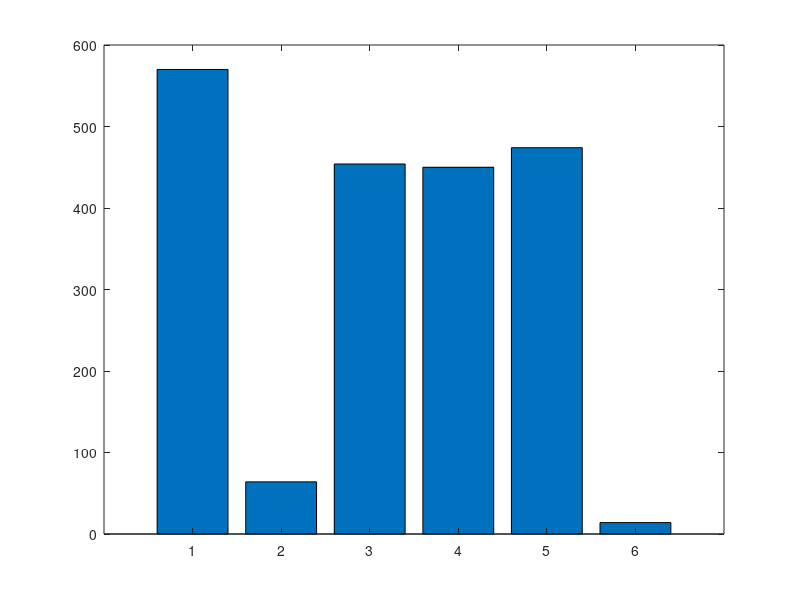

MATLAB code for this plot: (Note: this script raises an error after producing the figure.)
%% Loading data

% 1. Go to Home > Import Data
% 2. Select delimited, variable type: cell
% 3. Save to mat file: save('data_x.mat','data')

load data.mat
dataset=dataset3;
N = size(dataset,2);
% Get rid of half data points at the end
if mod(N,7)
    if ~mod(N-1,7)
        dataset(:,N) = [];
        N = N-1;
    elseif ~mod(N-2,7)
        dataset(:,N-1:N) = [];
        N = N-2;
    elseif ~mod(N-3,7)
        dataset(:,N-2:N) = [];
        N = N-3;
    elseif ~mod(N-4,7)
        dataset(:,N-3:N) = [];
        N = N-4;
    elseif ~mod(N-5,7)
        dataset(:,N-4:N) = [];
        N = N-5;
    elseif ~mod(N-6,7)
        dataset(:,N-5:N) = [];
        N = N-6;
    end
end

% Parse through data and separate each table element into a vector
c=0;
for ii = 1:7:N
    c = c+1;
    freq(c) = str2double(dataset{2,ii});
end
c=0;
for ii = 2:7:N
    c = c+1;
    unit = dataset{2,ii};
    if strcmp(unit,'GHz')
        freq(c) = freq(c)*1e9;
    else
        fprintf('New frequency! count: %d\n',c)
    end
end
c=0;
for ii = 3:7:N
    c=c+1;
    channel(c) = str2double(dataset{2,ii});
end
c=0;
for ii = 4:7:N
    c=c+1;
    signal_qual(c) = str2double(dataset{2,ii});
end
c=0;
for ii = 5:7:N
    c=c+1;
    signal_total(c) = str2double(dataset{2,ii});
end
c=0;
for ii = 6:7:N
    c=c+1;
    signal_level_dbm(c) = str2double(dataset{2,ii});
end
c=0;
for ii=7:7:N
    c=c+1;
    essid{c} = dataset{2,ii};
end

%% Data processing
num = c;
marker = [];
names = cell(1);
num_occurs = [];
index_occurs = [];

% Count repeats
num_names = 0;
for ii=1:num
    if ~(sum(ismember(marker,ii))>0) % if ii hasn't been marked yet
        num_names = num_names + 1;
        marker = [marker ii];
        thisname = essid{ii};
        names{num_names} = thisname;
        num_occurs(num_names) = 1;
        index_occurs(num_occurs(num_names),num_names) = ii;
        for jj = ii:num
            if ~(sum(ismember(marker,jj))>0) % if jj hasn't been marked
                if strcmp(thisname,essid{jj}) % if the name repeats
                    num_occurs(num_names) = num_occurs(num_names) + 1;
                    index_occurs(num_occurs(num_names),num_names) = jj;
                    marker = [marker jj];
                end % otherwise, nothing happens and jj isn't marked
            end
        end
    end
end
%
% plot occurances
figure
b = bar(num_occurs);
text(1:length(num_occurs),num_occurs,num2str(num_occurs'),'vert','bottom','horiz','center'); % found online 
xticklabels(names);
xtickangle(45);
xlabel('Network Name')
ylabel('Number of Occurances')
title('Repeated Networks During Scan Period')
grid on;

% plot signal level over the period
fig = figure;
for i = 1:6
    subplot(6,1,i)
    indvec = index_occurs(:,i);
    indvec(indvec==0) = [];
    plot(signal_level_dbm(indvec))
    legend(names{i},'Location','Southwest')
    xticklabels({})
end
han=axes(fig,'visible','off'); 
han.Title.Visible='on';
han.XLabel.Visible='on';
han.YLabel.Visible='on';
ylabel(han,'Signal Level (dBm)');
xlabel(han,'time');
title(han,'Signal Level of Each Network During Scan Period')
fig.Position = [190 71 791 734];
% 126-131 found online

% Plot channel!
fig = figure;
for i = 1:6
    subplot(6,1,i)
    indvec = index_occurs(:,i);
    indvec(indvec==0) = [];
    plot(channel(indvec))
    legend(names{i},'Location','Northwest')
    xticklabels({})
end
han=axes(fig,'visible','off'); 
han.Title.Visible='on';
han.XLabel.Visible='on';
han.YLabel.Visible='on';
ylabel(han,'Channel #');
xlabel(han,'time');
title(han,'Channel of Each Network During Scan Period')
fig.Position = [190 71 791 734];

% Plot frequency!
fig = figure;
for i = 1:6
    subplot(6,1,i)
    indvec = index_occurs(:,i);
    indvec(indvec==0) = [];
    plot(freq(indvec))
    legend(names{i},'Location','Northeast')
    xticklabels({})
end
han=axes(fig,'visible','off'); 
han.Title.Visible='on';
han.XLabel.Visible='on';
han.YLabel.Visible='on';
ylabel(han,'Frequency (Hz)');
xlabel(han,'time');
title(han,'Frequency of Each Network During Scan Period')
fig.Position = [190 71 791 734];